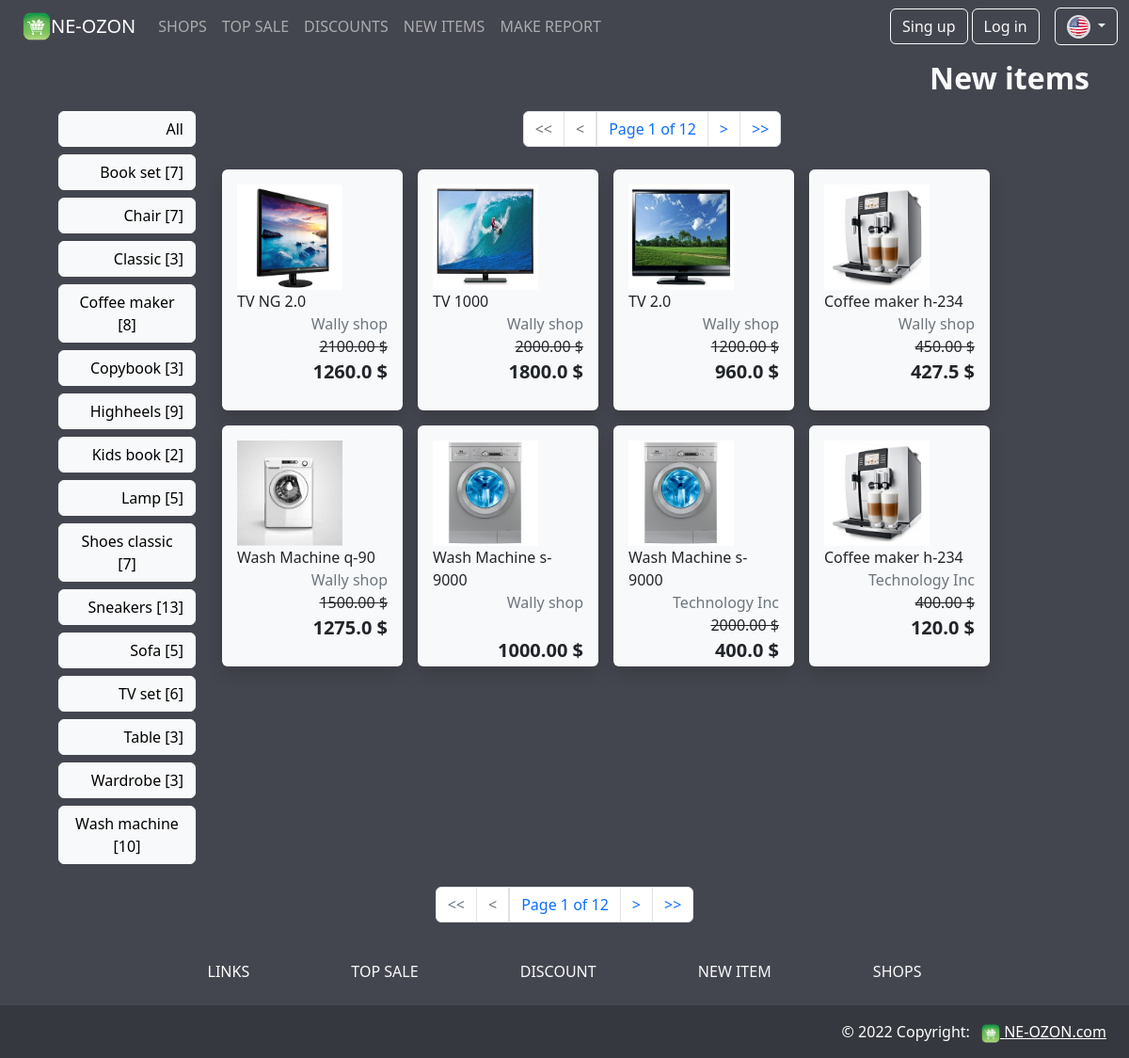
Page /new_item_list/ on the committed database.
### app_shop/models.py (models this page shows, shortened)
class ItemCategory(models.Model):
    name = models.CharField(
        max_length=100,
        db_index=True,
        verbose_name=_('Category')
    )
    slug = models.SlugField(
        max_length=200,
        db_index=True,
        unique=True
    )
    image = models.ImageField(
        upload_to='item_category/%Y/%m/%d',
        default='static/img/default_category.jpg',
        blank=True,
        null=True,
        verbose_name=_('item image')
    )
    class Meta:
        db_table = 'app_item_category'
        ordering = ('name',)
        verbose_name = _('Item category')
        verbose_name_plural = _('Item categories')
    def __str__(self):
        return self.name

class Item(models.Model):
    default_errors = {
        'required': _('This field is required'),
        'invalid': _('Please enter a valid value')
    }
    name = models.CharField(
        max_length=100,
        db_index=True,
        error_messages=default_errors,
        verbose_name=_('item title')
    )
    slug = models.SlugField(
        max_length=100,
        db_index=True
    )
    description = models.TextField(
        blank=True,
        error_messages=default_errors,
        verbose_name=_('item description ')
    )
    created_at = models.DateTimeField(
        auto_now_add=True,
        verbose_name=_('create date')
    )
    update_at = models.DateTimeField(
        auto_now_add=True,
        verbose_name=_('update date')
    )
    image = models.ImageField(
        upload_to='item_image/%Y/%m/%d',
        blank=True,
        null=True,
        verbose_name=_('item image')
    )
    price = models.DecimalField(
        max_digits=10,
        decimal_places=2,
        verbose_name=_('price')
    )
    discount = models.PositiveIntegerField(
        verbose_name=_('discount')
    )
    stock = models.PositiveIntegerField(
        verbose_name=_('quantity')
    )
    available = models.BooleanField(
        default=True,
        verbose_name=_('available')
    )
    category = models.ForeignKey(
        'ItemCategory',
        related_name='items',
        on_delete=models.CASCADE,
        verbose_name=_('category')
    )
    shop = models.ForeignKey(
        'Shop',
        default=None,
        on_delete=models.CASCADE,
        related_name='items',
        verbose_name=_('seller')
    )
    class Meta:
        db_table = 'app_items'
        ordering = ['name']
        verbose_name = _('item')
        verbose_name_plural = _('items')
        index_together = (('id', 'slug'),)
    def sale(self) -> float:
        """
        Функция для корректного отображения цены товара
        с учетом всех скидок в панели администратора
        :return: цена товара
        """
        return round((float(str(self.price)) * (100 - float(str(self.discount))) / 100), 2)
    sale.short_description = _('Current price')
    sale.allow_tags = True
    def get_sale_price(self):
        discount = (100 - int(str(self.discount))) / 100
        price = float(str(self.price))
        new_price = round(price * discount, 2)
        return float(new_price)

class Shop(models.Model):
    name = models.CharField(
        max_length=100,
        verbose_name=_('Shop name')
    )
    slug = models.SlugField(
        max_length=100,
        db_index=True,
        unique=True,
        null=True
    )
    description = models.CharField(
        max_length=200,
        null=True,
        blank=True,
        verbose_name=_('Shop description')
    )
    category = models.ForeignKey(
        'ShopCategory',
        null=True,
        blank=True,
        related_name='shops',
        on_delete=models.CASCADE,
        verbose_name=_('category')
    )
    is_active = models.BooleanField(
        default=True,
        verbose_name=_('is active')
    )
    image = models.ImageField(
        upload_to=f'shop_avatar/%Y/%m/%d/',
        default='static/img/default_shop.jpg',
        blank=True,
        null=True,
        verbose_name=_('Shop avatar')
    )
    class Meta:
        db_table = 'app_shop'
        ordering = ('name',)
        verbose_name = _('Shop')
        verbose_name_plural = _('Shops')
    def __str__(self):
        return self.name

### app_shop/views.py (the view)
# urls.py: path('new_item_list/', NewItemListView.as_view(), name='new_item'),
class NewItemListView(ListView, MixinPaginator):
    model = Item
    paginate_by = 8
    template_name = 'app_shop/new_item.html'
    context_object_name = 'items'
    items_cache_key = 'items_{}'.format(context_object_name)
    queryset = Item.objects.select_related('shop__category', 'category').filter(
        Q(stock__gt=0, shop__is_active=True)).order_by('-created_at')
    cache.get_or_set(items_cache_key, queryset, 30 * 60)
    def get(self, request, *args, slug=None):
        category = None
        categories = ItemCategory.objects.filter(items__stock__gt=0).annotate(Count('items'))
        print(categories)
        if slug:
            category = get_object_or_404(ItemCategory, slug=slug)
            items = Item.objects.filter(category=category.id)
        else:
            items = self.queryset
        page_obj = self.my_paginator(items, self.request, self.paginate_by)
        context = {'page_obj': page_obj, 'category': category, 'categories': categories}
        return render(request, 'app_shop/new_item.html', context)

### app_cart/context_processors.py (called while the page is built)
def cart(request):
    return {'app_cart': Cart(request)}

### app_shop/views.py (called while the page is built)
    def my_paginator(self, queryset, request, paginate_by):
        try:
            page = int(request.GET.get('page', '1'))
        except:
            page = 1
        paginator = Paginator(queryset, paginate_by)
        try:
            queryset = paginator.page(page)
        except PageNotAnInteger:
            queryset = paginator.page(1)
        except EmptyPage:
            queryset = paginator.page(paginator.num_pages)
        return queryset

### app_shop/templates/app_shop/new_item.html (shortened to what this page needs)
{% extends "base.html" %}
{% load i18n %}
{% load static %}
{% block content %}
<div class="container">
    <div class="row">
        <h2 class="d-flex m-1 p-1  fw-bold text-light justify-content-end">
            {% if category %}{{category.name}}{%else%}{% trans 'New items' %}{%endif%}
        </h2>
        <div class="col col-2 rounded">
            <ul class="list-unstyled">
                <li>
                    <a class="btn btn-light d-block d-flex justify-content-end m-2"
                       href="{% url 'app_shop:new_item' %}">All</a>
                </li>
                {% for c in categories %}
                <li>
                    <a class="btn btn-light d-flex justify-content-end m-2"
                       href="{% url 'app_shop:new_item_category' slug=c.slug %}">
                        {{ c.name }} [{{c.items__count}}]</a>
                </li>
                {% endfor %}
            </ul>
        </div>
        <div class="col col-10">
            <div class="row">
                <div class="d-flex justify-content-center">
                    {% block pagination %}
                    {% include 'pagination.html' %}
                    {% endblock %}
                </div>
                {% for item in page_obj %}
                <div class="col col-2 m-2 p-3 shadow rounded bg-light" style="width: 12rem; height: 16rem;">
                    <a class="text-decoration-none text-dark"
                       href="{% url 'app_shop:item_detail' shop_slug=item.shop.slug pk=item.pk %}">
                        <div class="row ">
                            <div class="col col-12 ">
                                <img class="card-img-top" style="width: 7rem; height: 7rem;"
                                     src="{% if item.image %} {{ item.image.url }}
                                             {% else %}{% static 'img/default_item.jpg' %}  {% endif %}"
                                     width="80" height="80" alt="image">
                            </div>
                            <div class="col col-12 d-flex justify-content-start">
                                {{ item.name }}
                            </div>
                            <div class="col col-12 fw-lighter text-muted d-flex justify-content-end">
                                {{ item.shop }}
                            </div>
                            {% if item.discount %}
                            <div class="col col-12 fw-lighter d-flex justify-content-end align-self-end
                                                    text-decoration-line-through">
                                {{ item.price }} {% trans '$' %}
                            </div>
                            <div class="col col-12 d-flex fw-bold fs-5 justify-content-end align-self-end">
                                {{ item.get_sale_price }} {% trans '$' %}
                            </div>
                            {% else %}
                            <div class="col col-12 fw-bold  mt-4 fs-5 d-flex justify-content-end align-self-end">
                                {{item.price}} {% trans '$' %}
                            </div>
                            {% endif %}
                        </div>
                    </a>
                </div>
                {% endfor %}
            </div>
        </div>
    </div>
</div>
{% endblock content %}

### rows in the picture
ItemCategory: name "Book set", items__count "7"
ItemCategory: name "Chair", items__count "7"
ItemCategory: name "Classic", items__count "3"
ItemCategory: name "Coffee maker", items__count "8"
ItemCategory: name "Copybook", items__count "3"
ItemCategory: name "Highheels", items__count "9"
ItemCategory: name "Kids book", items__count "2"
ItemCategory: name "Lamp", items__count "5"
ItemCategory: name "Shoes classic", items__count "7"
ItemCategory: name "Sneakers", items__count "13"
ItemCategory: name "Sofa", items__count "5"
ItemCategory: name "TV set", items__count "6"
ItemCategory: name "Table", items__count "3"
ItemCategory: name "Wardrobe", items__count "3"
ItemCategory: name "Wash machine", items__count "10"
Item: image (picture), name "TV NG 2.0", shop "Wally shop", price "2100.00", get_sale_price "1260.0"
Item: image (picture), name "TV 1000", shop "Wally shop", price "2000.00", get_sale_price "1800.0"
Item: image (picture), name "TV 2.0", shop "Wally shop", price "1200.00", get_sale_price "960.0"
Item: image (picture), name "Coffee maker h-234", shop "Wally shop", price "450.00", get_sale_price "427.5"
Item: image (picture), name "Wash Machine q-90", shop "Wally shop", price "1500.00", get_sale_price "1275.0"
Item: image (picture), name "Wash Machine s-9000", shop "Wally shop", price "1000.00"
Item: image (picture), name "Wash Machine s-9000", shop "Technology Inc", price "2000.00", get_sale_price "400.0"
Item: image (picture), name "Coffee maker h-234", shop "Technology Inc", price "400.00", get_sale_price "120.0"

### other values in the picture
{{ p }} "1" "1"
{{ page_obj.paginator.num_pages }} "12" "12"
